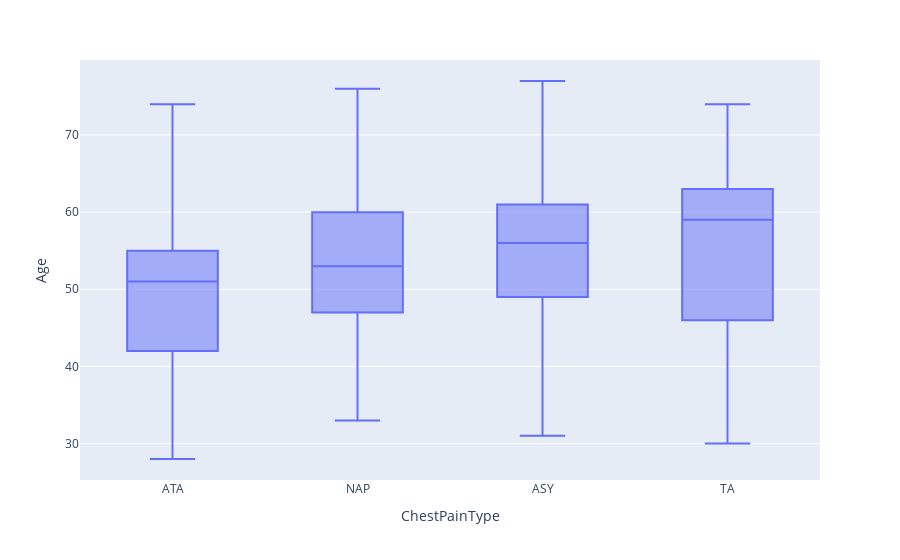

The cell this chart's notebook holds for it:
### Code cell
px.box(ffile,x = "ChestPainType", y = "Age")

### Figure 1 — Plotly figure (JSON) as saved in the notebook; plotly's stock layout.template omitted (floating-point values rounded to 4 significant figures; data arrays with more than 128 entries replaced by an {"elided": "..."} marker saying what was removed)
{"data": [{"alignmentgroup": "True", "hovertemplate": "ChestPainType=%{x}<br>Age=%{y}<extra></extra>", "legendgroup": "", "marker": {"color": "#636efa"}, "name": "", "notched": false, "offsetgroup": "", "orientation": "v", "showlegend": false, "type": "box", "x": {"elided": "918 str values"}, "x0": " ", "xaxis": "x", "y": {"elided": "918 int values"}, "y0": " ", "yaxis": "y"}], "layout": {"boxmode": "group", "legend": {"tracegroupgap": 0}, "margin": {"t": 60}, "xaxis": {"anchor": "y", "domain": [0, 1], "title": {"text": "ChestPainType"}}, "yaxis": {"anchor": "x", "domain": [0, 1], "title": {"text": "Age"}}}}
